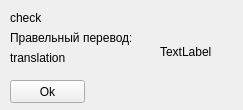
<?xml version="1.0" encoding="UTF-8"?>
<ui version="4.0">
 <class>CheckW</class>
 <widget class="QWidget" name="CheckW">
  <property name="enabled">
   <bool>true</bool>
  </property>
  <property name="geometry">
   <rect>
    <x>0</x>
    <y>0</y>
    <width>243</width>
    <height>110</height>
   </rect>
  </property>
  <property name="minimumSize">
   <size>
    <width>243</width>
    <height>110</height>
   </size>
  </property>
  <property name="maximumSize">
   <size>
    <width>243</width>
    <height>110</height>
   </size>
  </property>
  <property name="windowTitle">
   <string>English Train 1.0</string>
  </property>
  <widget class="QLabel" name="pic">
   <property name="geometry">
    <rect>
     <x>160</x>
     <y>0</y>
     <width>83</width>
     <height>104</height>
    </rect>
   </property>
   <property name="minimumSize">
    <size>
     <width>83</width>
     <height>104</height>
    </size>
   </property>
   <property name="maximumSize">
    <size>
     <width>83</width>
     <height>104</height>
    </size>
   </property>
   <property name="text">
    <string>TextLabel</string>
   </property>
  </widget>
  <widget class="QLabel" name="rightWrong">
   <property name="geometry">
    <rect>
     <x>10</x>
     <y>10</y>
     <width>121</width>
     <height>16</height>
    </rect>
   </property>
   <property name="text">
    <string>check</string>
   </property>
  </widget>
  <widget class="QLabel" name="label">
   <property name="geometry">
    <rect>
     <x>10</x>
     <y>30</y>
     <width>121</width>
     <height>16</height>
    </rect>
   </property>
   <property name="text">
    <string>Правельный перевод:</string>
   </property>
  </widget>
  <widget class="QLabel" name="translate">
   <property name="geometry">
    <rect>
     <x>10</x>
     <y>50</y>
     <width>111</width>
     <height>16</height>
    </rect>
   </property>
   <property name="text">
    <string>translation</string>
   </property>
  </widget>
  <widget class="QPushButton" name="ok">
   <property name="geometry">
    <rect>
     <x>10</x>
     <y>80</y>
     <width>75</width>
     <height>23</height>
    </rect>
   </property>
   <property name="text">
    <string>Ok</string>
   </property>
  </widget>
 </widget>
 <resources/>
 <connections>
  <connection>
   <sender>ok</sender>
   <signal>clicked()</signal>
   <receiver>CheckW</receiver>
   <slot>close()</slot>
   <hints>
    <hint type="sourcelabel">
     <x>50</x>
     <y>92</y>
    </hint>
    <hint type="destinationlabel">
     <x>141</x>
     <y>80</y>
    </hint>
   </hints>
  </connection>
 </connections>
</ui>
